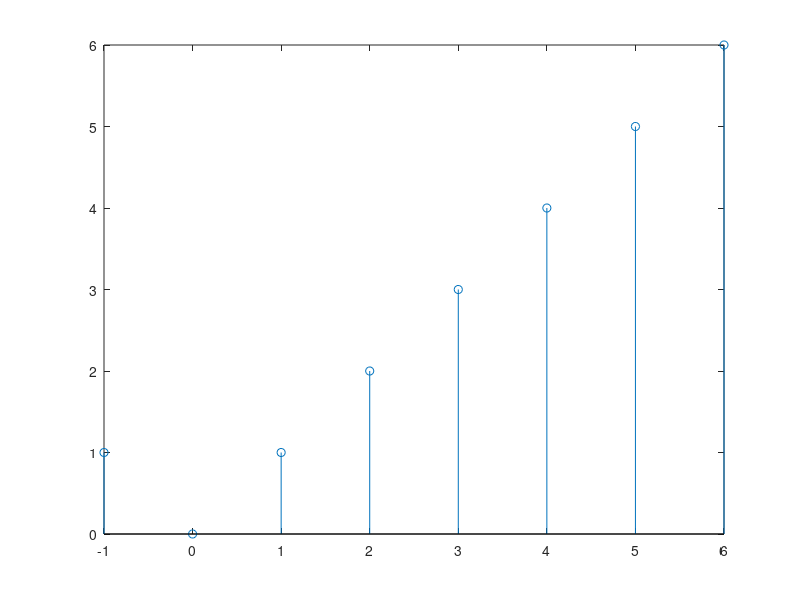

Here is the MATLAB script that generated this plot: (Note: this script raises an error after producing the figure.)
clc;
clear all;
close all;

%% Question 1
% a)
x = [1 0 1 2 3 4 5 6];
n = [-1 0 1 2 3 4 5 6];
stem(n,x)
[m,xe,xo] = components(x,n);
stem(m,xe);
title("even");
stem(m,xo);
title("odd");


% b)
n = -20:20;
u = heaviside(n);
a = heaviside(n+5);
b = heaviside(n-10);
x = exp(0.1*n).*(a-b)
[m,xe,xo] = components(x,n);
plot(m,xe);
title("even");
plot(m,xo);
title("odd");


% c)
n = -10:10;
x = cos((0.1*pi*n)+(pi/4)); 
[m,xe,xo] = components(x,n);
stem(m,xe);
title("even");
stem(m,xo);
title("odd");

% d)
syms t;
t = -5:0.1:10;
a = heaviside(t);
b = heaviside(t-1);
x = cos(2*pi*t).*(a-b)
[n,xe,xo] = components(x,t);
plot(n,xe);
title("even");
plot(t,xo);
title("odd");

% e)
w = pi/10;
yt = 1 + 1.5*cos(1*w*t) - 0.6*cos(4*w*t)
z = 1 + 1.5*cos(1*w*(-1*t)) - 0.6*cos(4*w*(-1*t))
[xe,xo] = components(z);
plot(t,xe);
title("even");
plot(t,xo,'k');
title("odd");

%% Question 2
%a)
syms t;
fprintf("\nquestion a)\n")
x = cos(((pi*t)/2) + (pi/4));
a = energycon(x,-inf,inf);
fprintf("Energy: %d\n",a);
b = powercon(x);
fprintf("Power: %d\n",b);

%b)
syms t;
fprintf("\nquestion b)\n")
x = (1+j)*exp((j*pi*t)/2);
a = energycon(x,0,10);
fprintf("Energy: %d\n",a);
b = powercon(x);
fprintf("Power: %d\n",b);

%c)
syms t;
fprintf("\nquestion c)\n")
x = 1;
a = energycon(x,0,100);
fprintf("Energy: %d\n",a);
b = powercon(x);
fprintf("Power: %d\n",b);

%d)
syms t;
fprintf("\nquestion d)\n")
x = 2*cos((4*t)-(pi/4));
a = energycon(x,0,inf);
fprintf("Energy: %d\n",a);
b = powercon(x);
fprintf("Power: %d\n",b);

